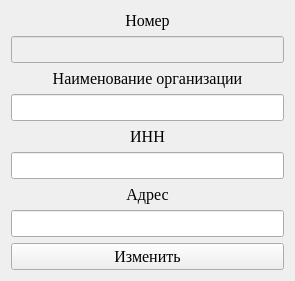
<?xml version="1.0" encoding="UTF-8"?>
<ui version="4.0">
 <class>izmenenie3</class>
 <widget class="QWidget" name="izmenenie3">
  <property name="geometry">
   <rect>
    <x>0</x>
    <y>0</y>
    <width>295</width>
    <height>260</height>
   </rect>
  </property>
  <property name="windowTitle">
   <string>Form</string>
  </property>
  <layout class="QVBoxLayout" name="verticalLayout">
   <item>
    <widget class="QLabel" name="label">
     <property name="font">
      <font>
       <family>Times New Roman</family>
       <pointsize>12</pointsize>
      </font>
     </property>
     <property name="text">
      <string>Номер</string>
     </property>
     <property name="alignment">
      <set>Qt::AlignCenter</set>
     </property>
    </widget>
   </item>
   <item>
    <widget class="QLineEdit" name="lineEdit">
     <property name="enabled">
      <bool>false</bool>
     </property>
     <property name="font">
      <font>
       <family>Times New Roman</family>
       <pointsize>12</pointsize>
      </font>
     </property>
     <property name="alignment">
      <set>Qt::AlignCenter</set>
     </property>
    </widget>
   </item>
   <item>
    <widget class="QLabel" name="label_2">
     <property name="font">
      <font>
       <family>Times New Roman</family>
       <pointsize>12</pointsize>
      </font>
     </property>
     <property name="text">
      <string>Наименование организации</string>
     </property>
     <property name="alignment">
      <set>Qt::AlignCenter</set>
     </property>
    </widget>
   </item>
   <item>
    <widget class="QLineEdit" name="lineEdit_2">
     <property name="font">
      <font>
       <family>Times New Roman</family>
       <pointsize>12</pointsize>
      </font>
     </property>
     <property name="alignment">
      <set>Qt::AlignCenter</set>
     </property>
    </widget>
   </item>
   <item>
    <widget class="QLabel" name="label_3">
     <property name="font">
      <font>
       <family>Times New Roman</family>
       <pointsize>12</pointsize>
      </font>
     </property>
     <property name="text">
      <string>ИНН</string>
     </property>
     <property name="alignment">
      <set>Qt::AlignCenter</set>
     </property>
    </widget>
   </item>
   <item>
    <widget class="QLineEdit" name="lineEdit_3">
     <property name="font">
      <font>
       <family>Times New Roman</family>
       <pointsize>12</pointsize>
      </font>
     </property>
     <property name="alignment">
      <set>Qt::AlignCenter</set>
     </property>
    </widget>
   </item>
   <item>
    <widget class="QLabel" name="label_4">
     <property name="font">
      <font>
       <family>Times New Roman</family>
       <pointsize>12</pointsize>
      </font>
     </property>
     <property name="text">
      <string>Адрес</string>
     </property>
     <property name="alignment">
      <set>Qt::AlignCenter</set>
     </property>
    </widget>
   </item>
   <item>
    <widget class="QLineEdit" name="lineEdit_4">
     <property name="font">
      <font>
       <family>Times New Roman</family>
       <pointsize>12</pointsize>
      </font>
     </property>
     <property name="alignment">
      <set>Qt::AlignCenter</set>
     </property>
    </widget>
   </item>
   <item>
    <widget class="QPushButton" name="pushButton">
     <property name="font">
      <font>
       <family>Times New Roman</family>
       <pointsize>12</pointsize>
      </font>
     </property>
     <property name="text">
      <string>Изменить</string>
     </property>
    </widget>
   </item>
  </layout>
 </widget>
 <resources/>
 <connections/>
</ui>
